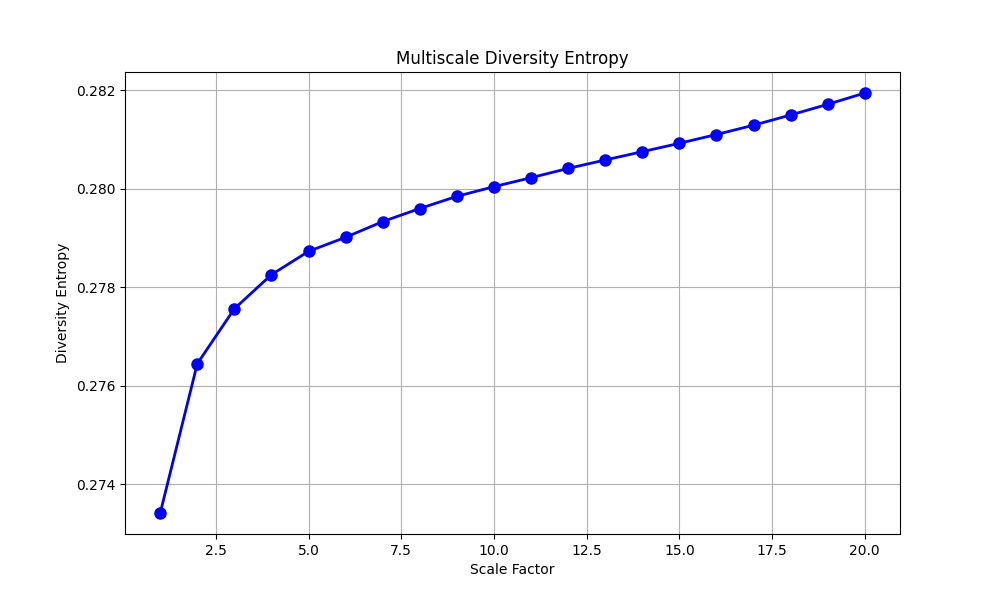

This figure's Python source:
import numpy as np
import matplotlib
matplotlib.use('Agg')  # 切换到无 GUI 后端
import matplotlib.pyplot as plt
from typing import List, Tuple

def coarse_graining(data: np.ndarray, scale: int) -> np.ndarray:
    """
    时间序列的粗粒化处理
    
    Args:
        data: 输入时间序列
        scale: 尺度因子
        
    Returns:
        粗粒化后的时间序列
    """
    N = len(data)
    # 计算粗粒化后的序列长度
    coarse_length = N - scale + 1
    
    # 初始化粗粒化序列
    coarse_data = np.zeros(coarse_length)
    
    # 使用滑动窗口计算平均值
    for j in range(coarse_length):
        coarse_data[j] = np.mean(data[j:j+scale])
    
    return coarse_data

def calculate_distance_matrix(data: np.ndarray) -> np.ndarray:
    """
    计算距离矩阵
    
    Args:
        data: 输入时间序列
        
    Returns:
        距离矩阵
    """
    M = len(data)
    dist = np.zeros((M-1, M-1))
    
    for i in range(M-1):
        for j in range(M-1):
            dist[i, j] = abs(data[i+1] - data[j+1])
    
    return dist

def calculate_DE(data: np.ndarray, m: int = 2, epsilon: float = 0.2) -> float:
    """
    计算多样性熵
    
    Args:
        data: 输入时间序列
        m: 嵌入维度
        epsilon: 阈值参数
        
    Returns:
        DE值
    """
    # 计算距离矩阵
    dist = calculate_distance_matrix(data)
    
    # 计算相似度矩阵
    similarity = np.exp(-dist / epsilon)
    
    # 计算相对密度
    density = np.sum(similarity, axis=1) / (len(data) - 1)
    
    # 计算DE
    de = -np.sum(density * np.log(density)) / (len(data) - 1)
    
    return de

def calculate_MDE(data: np.ndarray, scale_range: int = 20, m: int = 2, epsilon: float = 0.2) -> Tuple[List[float], List[int]]:
    """
    计算多尺度多样性熵
    
    Args:
        data: 输入时间序列
        scale_range: 最大尺度范围
        m: 嵌入维度
        epsilon: 阈值参数
        
    Returns:
        mde_values: 不同尺度下的DE值列表
        scales: 尺度列表
    """
    mde_values = []
    scales = list(range(1, scale_range + 1))
    
    for scale in scales:
        # 1. 粗粒化处理
        coarse_data = coarse_graining(data, scale)
        
        # 2. 计算该尺度下的DE值
        de_value = calculate_DE(coarse_data, m, epsilon)
        mde_values.append(de_value)
    
    return mde_values, scales

def plot_MDE(scales: List[int], mde_values: List[float], title: str = "Multiscale Diversity Entropy"):
    """
    绘制MDE曲线
    
    Args:
        scales: 尺度列表
        mde_values: DE值列表
        title: 图表标题
    """
    plt.figure(figsize=(10, 6))
    plt.plot(scales, mde_values, 'b-o', linewidth=2, markersize=8)
    plt.xlabel('Scale Factor')
    plt.ylabel('Diversity Entropy')
    plt.title(title)
    plt.grid(True)
    plt.show()
    plt.savefig('MDE.png')

def example_usage():
    """
    示例使用
    """
    # 生成示例数据
    np.random.seed(42)
    n_samples = 1000
    t = np.linspace(0, 10, n_samples)
    # 生成一个包含多个频率成分的信号
    data = np.sin(2*np.pi*0.5*t) + 0.5*np.sin(2*np.pi*1*t) + np.random.normal(0, 0.1, n_samples)
    
    # 计算MDE
    mde_values, scales = calculate_MDE(data, scale_range=20, m=2, epsilon=0.2)
    
    # 绘制结果
    plot_MDE(scales, mde_values)
    
    # 打印结果
    print("Scale factors:", scales)
    print("MDE values:", mde_values)

if __name__ == "__main__":
    example_usage() 